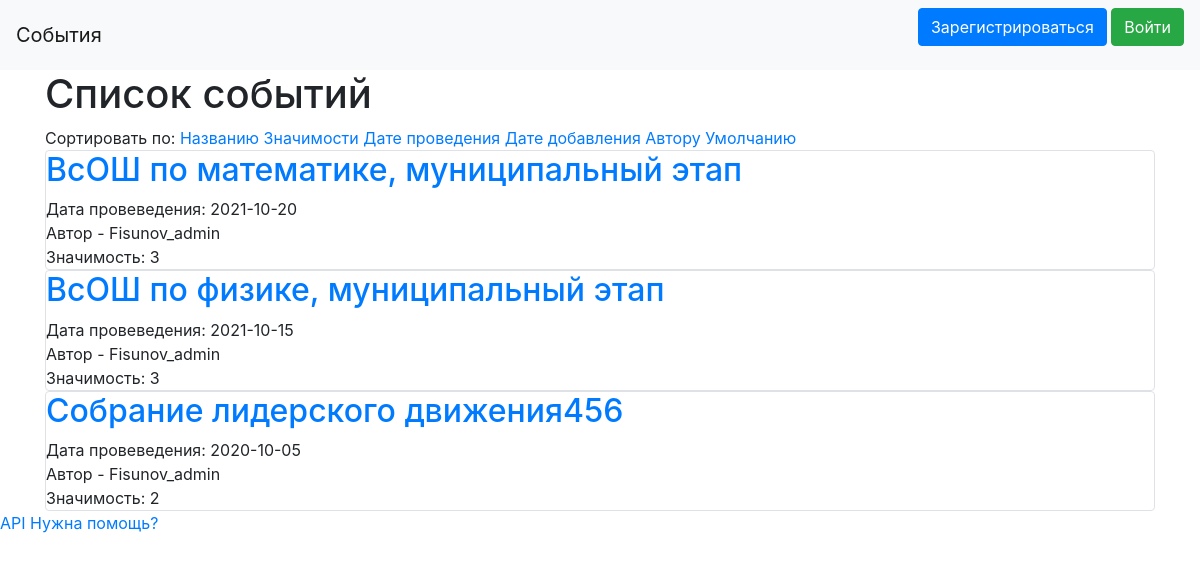
The page /main/sorted_by_name on the database its author committed.
### data/events.py (models this page shows, shortened)
class Events(SqlAlchemyBase, SerializerMixin):
    __tablename__ = 'events'
    id = sqlalchemy.Column(sqlalchemy.Integer, primary_key=True, autoincrement=True)
    event_name = sqlalchemy.Column(sqlalchemy.String)
    event_date = sqlalchemy.Column(sqlalchemy.Date, default="2020-10-10")
    event_add_date = sqlalchemy.Column(sqlalchemy.DateTime, default=datetime.datetime.now)
    author_id = sqlalchemy.Column(sqlalchemy.Integer, sqlalchemy.ForeignKey("users.id"))
    author = orm.relationship('User', foreign_keys="Events.author_id", backref="events")
    value = sqlalchemy.Column(sqlalchemy.Integer, default=1)
    ids = sqlalchemy.Column(sqlalchemy.String, default="[]")
    annotation = sqlalchemy.Column(sqlalchemy.String)

### data/users.py (models this page shows, shortened)
class User(SqlAlchemyBase, UserMixin):
    __tablename__ = 'users'
    id = sqlalchemy.Column(sqlalchemy.Integer, primary_key=True, autoincrement=True)
    name = sqlalchemy.Column(sqlalchemy.String, nullable=True)
    about = sqlalchemy.Column(sqlalchemy.String, nullable=True)
    email = sqlalchemy.Column(sqlalchemy.String, index=True, unique=True, nullable=True)
    role = sqlalchemy.Column(sqlalchemy.Integer)
    hashed_password = sqlalchemy.Column(sqlalchemy.String, nullable=True)
    cart = sqlalchemy.Column(sqlalchemy.String, default="{}")
    balance = sqlalchemy.Column(sqlalchemy.Integer, default=0)
    created_date = sqlalchemy.Column(sqlalchemy.DateTime, default=datetime.datetime.now)

### main.py (the view)
@app.route("/")
@app.route("/main")
@app.route("/main/<sort_type>")
def index(sort_type="default"):
    db_sess = db_session.create_session()
    events = db_sess.query(Events)
    if sort_type == "sorted_by_name":
        events = [i for i in sorted(events, key=lambda x: x.event_name)]
    elif sort_type == "sorted_by_value":
        events = [i for i in sorted(events, key=lambda x: x.value)]
    elif sort_type == "sorted_by_event_date":
        events = [i for i in sorted(events, reverse=True, key=lambda x: x.event_date)]
    elif sort_type == "sorted_by_add_date":
        events = [i for i in sorted(events, key=lambda x: x.event_add_date)]
    elif sort_type == "sorted_by_author":
        events = [i for i in sorted(events, key=lambda x: x.author_id)]
    return render_template("index.html", events=events, title="Главная", super_admins=super_admins_ids)

### data/db_session.py (called while the page is built)
def create_session() -> Session:
    global __factory
    return __factory()

### templates/index.html (shortened to what this page needs)
{% extends "base.html" %}
{% block content %}
    <h1>Список событий</h1>
    Сортировать по: <a href="/main/sorted_by_name">Названию</a> <a href="/main/sorted_by_value">Значимости</a>
    <a href="/main/sorted_by_event_date">Дате проведения</a> <a href="/main/sorted_by_event_add_date">Дате добавления</a>
    <a href="/main/sorted_by_event_author">Автору</a> <a href="/main">Умолчанию</a>
    {% for item in events %}
        <div class="col-md6 border rounded">
            <h2><a href="/event/{{item.id}}">{{item.event_name}}</a></h2>
            <div>
                Дата провеведения: {{ item.event_date }}
            </div>
            <div>
                Автор - {{ item.author.name }}
            </div>
            <div>Значимость: {{item.value}}</div>
        </div>
    {% endfor %}
{% endblock %}

### rows shown on the page
Events: event_name "ВсОШ по математике, муниципальный этап", event_date "2021-10-20", author.name "Fisunov_admin", value "3"
Events: event_name "ВсОШ по физике, муниципальный этап", event_date "2021-10-15", author.name "Fisunov_admin", value "3"
Events: event_name "Собрание лидерского движения456", event_date "2020-10-05", author.name "Fisunov_admin", value "2"
